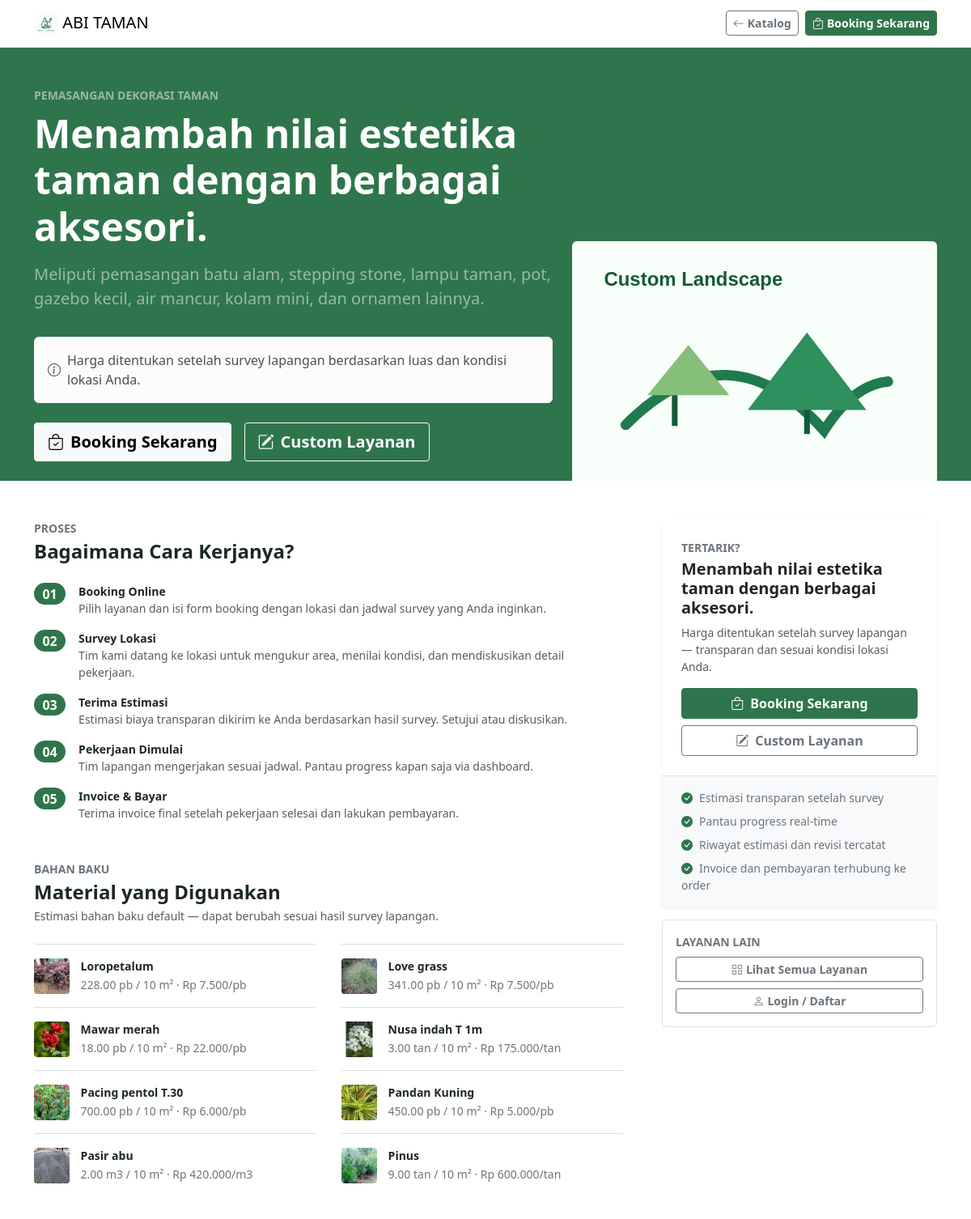
Screenshot of /service_detail.php?slug=menambah-nilai-estetika-taman-dengan-berbagai-aksesori with the database file from the repository.
### tables this page shows
CREATE TABLE `services` (
  `id` int(10) unsigned NOT NULL AUTO_INCREMENT,
  `category_id` int(10) unsigned DEFAULT NULL,
  `service_code` varchar(30) NOT NULL,
  `name` varchar(180) NOT NULL,
  `slug` varchar(200) NOT NULL,
  `short_description` varchar(255) DEFAULT NULL,
  `description` text DEFAULT NULL,
  `base_price_per_10m` bigint(20) unsigned NOT NULL DEFAULT 0,
  `base_duration_days_per_10m` int(10) unsigned NOT NULL DEFAULT 1,
  `image` varchar(255) DEFAULT NULL,
  `status` enum('active','inactive') NOT NULL DEFAULT 'active',
  `created_at` datetime NOT NULL DEFAULT current_timestamp(),
  `updated_at` datetime NOT NULL DEFAULT current_timestamp() ON UPDATE current_timestamp(),
  PRIMARY KEY (`id`),
  UNIQUE KEY `service_code` (`service_code`),
  UNIQUE KEY `slug` (`slug`),
  KEY `category_id` (`category_id`),
  CONSTRAINT `services_ibfk_1` FOREIGN KEY (`category_id`) REFERENCES `service_categories` (`id`) ON DELETE SET NULL
);

CREATE TABLE `service_categories` (
  `id` int(10) unsigned NOT NULL AUTO_INCREMENT,
  `name` varchar(150) NOT NULL,
  `slug` varchar(170) NOT NULL,
  `description` text DEFAULT NULL,
  `image` varchar(255) DEFAULT NULL,
  `status` enum('active','inactive') NOT NULL DEFAULT 'active',
  `created_at` datetime NOT NULL DEFAULT current_timestamp(),
  `updated_at` datetime NOT NULL DEFAULT current_timestamp() ON UPDATE current_timestamp(),
  PRIMARY KEY (`id`),
  UNIQUE KEY `slug` (`slug`)
);

CREATE TABLE `materials` (
  `id` int(10) unsigned NOT NULL AUTO_INCREMENT,
  `material_code` varchar(30) NOT NULL,
  `name` varchar(150) NOT NULL,
  `unit` varchar(30) NOT NULL,
  `price_per_unit` bigint(20) unsigned NOT NULL DEFAULT 0,
  `default_qty_per_10m` decimal(12,2) NOT NULL DEFAULT 0.00,
  `image` varchar(255) DEFAULT NULL,
  `status` enum('active','inactive') NOT NULL DEFAULT 'active',
  `created_at` datetime NOT NULL DEFAULT current_timestamp(),
  `updated_at` datetime NOT NULL DEFAULT current_timestamp() ON UPDATE current_timestamp(),
  PRIMARY KEY (`id`),
  UNIQUE KEY `material_code` (`material_code`)
);

### config/database.php (called while the page is built, shortened)
<?php
function db(): PDO
{
    static $pdo = null;
    if ($pdo === null) {
        $host   = $_ENV['DB_HOST'];
        $port   = $_ENV['DB_PORT'];
        $name   = $_ENV['DB_DATABASE'];
        $user   = $_ENV['DB_USERNAME'];
        $pass   = $_ENV['DB_PASSWORD'];
        $socket = trim($_ENV['DB_SOCKET'] ?? '');
        if ($socket !== '') {
            $dsn = "mysql:unix_socket={$socket};dbname={$name};charset=utf8mb4";
        } else {
            $dsn = "mysql:host={$host};port={$port};dbname={$name};charset=utf8mb4";
        }
        $options = [
            PDO::ATTR_ERRMODE            => PDO::ERRMODE_EXCEPTION,
            PDO::ATTR_DEFAULT_FETCH_MODE => PDO::FETCH_ASSOC,
            PDO::ATTR_EMULATE_PREPARES   => false,
        ];
        $pdo = new PDO($dsn, $user, $pass, $options);
    }
    return $pdo;
}
function db_query(string $sql, array $params = []): array
{
    $stmt = db()->prepare($sql);
    $stmt->execute($params);
    return $stmt->fetchAll();
}
function db_first(string $sql, array $params = []): ?array
{
    $stmt = db()->prepare($sql);
    $stmt->execute($params);
    $row = $stmt->fetch();
    return $row ?: null;
}

### data/session_helper.php (called while the page is built, shortened)
<?php
function h($value): string
{
    return htmlspecialchars((string) $value, ENT_QUOTES, 'UTF-8');
}
function format_rupiah($amount): string
{
    return 'Rp ' . number_format((float) $amount, 0, ',', '.');
}
function current_user(): ?array
{
    return isset($_SESSION['abi_user']) ? normalize_user($_SESSION['abi_user']) : null;
}
    ?>

### service_detail.php (the view, shortened to what this page needs)
<?php
require_once __DIR__ . '/data/session_helper.php';
$slug    = trim($_GET['slug'] ?? '');
$service = db_first('SELECT s.*, c.name AS category_name FROM services s LEFT JOIN service_categories c ON c.id=s.category_id WHERE s.slug=? AND s.status="active"', [$slug]);
$materials = db_query("SELECT * FROM materials WHERE status='active' ORDER BY name LIMIT 8");
$current   = current_user();
$serviceImage = trim((string) ($service['image'] ?? ''));
$serviceImagePath = $serviceImage !== '' ? __DIR__ . '/' . ltrim($serviceImage, '/') : '';
if ($serviceImagePath === '' || !is_file($serviceImagePath) || @getimagesize($serviceImagePath) === false) {
    $serviceImage = $service['slug'] === 'taman-minimalis'
        ? 'assets/img/services/taman-minimalis.svg'
        : 'assets/img/services/custom-landscape.svg';
}
?>
<!doctype html>
<html lang="id">
<head>
    <link href="https://cdn.jsdelivr.net/npm/bootstrap@5.3.3/dist/css/bootstrap.min.css" rel="stylesheet">
    <link href="https://cdn.jsdelivr.net/npm/bootstrap-icons@1.11.3/font/bootstrap-icons.css" rel="stylesheet">
    <link href="assets/css/app.css?v=<?= filemtime(__DIR__ . '/assets/css/app.css') ?>" rel="stylesheet">
</head>
<body>
    <nav class="navbar bg-body border-bottom sticky-top">
        <div class="container">
            <a class="navbar-brand" href="index.php">
                <img src="assets/img/abi-taman.png" alt="ABI Taman" width="30" height="30" class="rounded"> ABI TAMAN
            </a>
            <div class="d-flex gap-2">
                <a class="btn btn-outline-secondary btn-sm" href="catalog.php">
                    <i class="bi bi-arrow-left me-1"></i>Katalog
                </a>
                <a class="btn btn-success btn-sm" href="booking_create.php?service_id=<?= (int) $service['id'] ?>">
                    <i class="bi bi-bag-check me-1"></i>Booking Sekarang
                </a>
            </div>
        </div>
    </nav>
    <section class="bg-success text-white pt-5">
        <div class="container">
            <div class="row align-items-end g-4">
                <div class="col-lg-7 pb-4">
                    <p class="small fw-bold text-uppercase text-white-50 mb-2">
                        <?= h($service['category_name'] ?? 'Layanan') ?>
                    </p>
                    <h1 class="display-5 fw-bold mb-3">
                        <?= h($service['name']) ?>
                    </h1>
                    <p class="lead text-white-50">
                        <?= h($service['description'] ?: $service['short_description'] ?? '') ?>
                    </p>
                    <div class="alert alert-light d-inline-flex align-items-center gap-2 mt-3 mb-4">
                        <i class="bi bi-info-circle flex-shrink-0"></i>
                        Harga ditentukan setelah survey lapangan berdasarkan luas dan kondisi lokasi Anda.
                    </div>
                    <div class="d-flex gap-3 flex-wrap">
                        <a class="btn btn-light btn-lg fw-bold" href="booking_create.php?service_id=<?= (int) $service['id'] ?>">
                            <i class="bi bi-bag-check me-2"></i>Booking Sekarang
                        </a>
                        <a class="btn btn-outline-light btn-lg" href="booking_create.php?custom=1">
                            <i class="bi bi-pencil-square me-2"></i>Custom Layanan
                        </a>
                    </div>
                </div>
                <div class="col-lg-5">
                    <img src="<?= h($serviceImage) ?>" alt="<?= h($service['name']) ?>" class="img-fluid rounded-top">
                </div>
            </div>
        </div>
    </section>
    <main class="py-5">
        <div class="container">
            <div class="row g-5">
                <div class="col-lg-8">
                    <section class="mb-5">
                        <p class="small fw-bold text-uppercase text-secondary mb-1">Proses</p>
                        <h2 class="h4 fw-bold mb-4">Bagaimana Cara Kerjanya?</h2>
                        <div class="d-flex flex-column gap-3">
                            <?php
                            $steps = [
                                ['bi-bag-check',       'Booking Online',    'Pilih layanan dan isi form booking dengan lokasi dan jadwal survey yang Anda inginkan.'],
                                ['bi-calendar2-check', 'Survey Lokasi',     'Tim kami datang ke lokasi untuk mengukur area, menilai kondisi, dan mendiskusikan detail pekerjaan.'],
                                ['bi-calculator',      'Terima Estimasi',   'Estimasi biaya transparan dikirim ke Anda berdasarkan hasil survey. Setujui atau diskusikan.'],
                                ['bi-tools',           'Pekerjaan Dimulai', 'Tim lapangan mengerjakan sesuai jadwal. Pantau progress kapan saja via dashboard.'],
                                ['bi-receipt',         'Invoice & Bayar',   'Terima invoice final setelah pekerjaan selesai dan lakukan pembayaran.'],
                            ];
                            foreach ($steps as $i => [$icon, $title, $desc]):
                            ?>
                                <div class="d-flex align-items-start gap-3">
                                    <div class="badge rounded-pill text-bg-success fs-6 flex-shrink-0">
                                        <?= str_pad((string)($i+1), 2, '0', STR_PAD_LEFT) ?>
                                    </div>
                                    <div>
                                        <p class="fw-bold mb-0 small"><?= h($title) ?></p>
                                        <p class="text-muted small mb-0"><?= h($desc) ?></p>
                                    </div>
                                </div>
                            <?php endforeach; ?>
                        </div>
                    </section>
                    <?php if ($materials): ?>
                    <section>
                        <p class="small fw-bold text-uppercase text-secondary mb-1">Bahan Baku</p>
                        <h2 class="h4 fw-bold mb-1">Material yang Digunakan</h2>
                        <p class="text-muted small mb-4">Estimasi bahan baku default — dapat berubah sesuai hasil survey lapangan.</p>
                        <div class="material-list">
                            <?php foreach ($materials as $mat): ?>
                                <div class="material-item">
                                    <?php if ($mat['image']): ?>
                                        <img src="<?= h($mat['image']) ?>" alt="<?= h($mat['name']) ?>">
                                    <?php else: ?>
                                        <i class="bi bi-box-seam" aria-hidden="true"></i>
                                    <?php endif; ?>
                                    <div>
                                        <strong class="d-block small"><?= h($mat['name']) ?></strong>
                                        <span class="small text-secondary"><?= h($mat['default_qty_per_10m']) ?> <?= h($mat['unit']) ?> / 10 m²
                                            · <?= format_rupiah($mat['price_per_unit']) ?>/<?= h($mat['unit']) ?>
                                        </span>
                                    </div>
                                </div>
                            <?php endforeach; ?>
                        </div>
                    </section>
                    <?php endif; ?>
                </div>
                <div class="col-lg-4">
                    <div class="sticky-lg-top">
                        <div class="card border-0 shadow-sm overflow-hidden">
                            <div class="card-body p-4">
                                <p class="small fw-bold text-uppercase text-secondary mb-1">Tertarik?</p>
                                <h3 class="h5 fw-bold mb-2"><?= h($service['name']) ?></h3>
                                <p class="text-muted small mb-3">
                                    Harga ditentukan setelah survey lapangan — transparan dan sesuai kondisi lokasi Anda.
                                </p>
                                <a class="btn btn-success w-100 mb-2" href="booking_create.php?service_id=<?= (int) $service['id'] ?>">
                                    <i class="bi bi-bag-check me-2"></i>Booking Sekarang
                                </a>
                                <a class="btn btn-outline-secondary w-100" href="booking_create.php?custom=1">
                                    <i class="bi bi-pencil-square me-2"></i>Custom Layanan
                                </a>
                            </div>
                            <div class="card-footer bg-light border-top py-3 px-4">
                                <div class="d-flex flex-column gap-2 small text-secondary">
                                    <span><i class="bi bi-check-circle-fill text-success me-2"></i>Estimasi transparan setelah survey</span>
                                    <span><i class="bi bi-check-circle-fill text-success me-2"></i>Pantau progress real-time</span>
                                    <span><i class="bi bi-check-circle-fill text-success me-2"></i>Riwayat estimasi dan revisi tercatat</span>
                                    <span><i class="bi bi-check-circle-fill text-success me-2"></i>Invoice dan pembayaran terhubung ke order</span>
                                </div>
                            </div>
                        </div>
                        <div class="mt-3 p-3 border rounded bg-white">
                            <p class="small fw-bold text-uppercase text-secondary mb-2">Layanan Lain</p>
                            <a class="btn btn-outline-secondary btn-sm w-100 mb-2" href="catalog.php">
                                <i class="bi bi-grid me-1"></i>Lihat Semua Layanan
                            </a>
                            <?php if ($current): ?>
                                <a class="btn btn-outline-secondary btn-sm w-100" href="dashboard.php">
                                    <i class="bi bi-grid-1x2 me-1"></i>Ke Dashboard
                                </a>
                            <?php else: ?>
                                <a class="btn btn-outline-secondary btn-sm w-100" href="login.php">
                                    <i class="bi bi-person me-1"></i>Login / Daftar
                                </a>
                            <?php endif; ?>
                        </div>
                    </div>
                </div>
            </div>
        </div>
    </main>
</body>
</html>

### assets/css/app.css (style rules this page uses)
:root { --abi-forest: #173c2a; --abi-leaf: #2f754c; --abi-leaf-dark: #205d3b; --abi-soft: #eef3ef; --abi-paper: #ffffff; --abi-canvas: #f5f6f3; --abi-ink: #1c2921; --abi-muted: #667169; --abi-line: #d8dfd9; --abi-line-soft: #e8ece8; --abi-warning: #9a5f19; --abi-danger: #a3433f; --bs-primary: #2f754c; --bs-primary-rgb: 47, 117, 76; --bs-success: #2f754c; --bs-success-rgb: 47, 117, 76; }
body { color: var(--abi-ink); }
a { text-underline-offset: .2em; }
.btn { border-radius: .25rem; font-weight: 650; }
.btn-primary, .btn-success { --bs-btn-bg: var(--abi-leaf); --bs-btn-border-color: var(--abi-leaf); --bs-btn-hover-bg: var(--abi-forest); --bs-btn-hover-border-color: var(--abi-forest); --bs-btn-active-bg: var(--abi-forest); --bs-btn-active-border-color: var(--abi-forest); }
.material-list { display: grid; grid-template-columns: repeat(2, minmax(0, 1fr)); gap: 0 2rem; }
.material-item { display: grid; grid-template-columns: 2.75rem minmax(0, 1fr); gap: .85rem; align-items: center; padding: 1rem 0; border-top: 1px solid var(--abi-line); }
.material-item img { width: 2.75rem; height: 2.75rem; object-fit: cover; border-radius: .25rem; }

### rows the page displays
services: category.name "PEMASANGAN DEKORASI TAMAN", name "Menambah nilai estetika taman dengan berbagai aksesori.", description "Meliputi pemasangan batu alam, stepping stone, lampu taman, pot, gazebo kecil, air mancur, kolam mini, dan ornamen lainnya."
materials: image (picture), name "Loropetalum", default_qty_per_10m "228.00", unit "pb", price_per_unit "Rp 7.500"
materials: image (picture), name "Love grass", default_qty_per_10m "341.00", unit "pb", price_per_unit "Rp 7.500"
materials: image (picture), name "Mawar merah", default_qty_per_10m "18.00", unit "pb", price_per_unit "Rp 22.000"
materials: image (picture), name "Nusa indah T 1m", default_qty_per_10m "3.00", unit "tan", price_per_unit "Rp 175.000"
materials: image (picture), name "Pacing pentol T.30", default_qty_per_10m "700.00", unit "pb", price_per_unit "Rp 6.000"
materials: image (picture), name "Pandan Kuning", default_qty_per_10m "450.00", unit "pb", price_per_unit "Rp 5.000"
materials: image (picture), name "Pasir abu", default_qty_per_10m "2.00", unit "m3", price_per_unit "Rp 420.000"
materials: image (picture), name "Pinus", default_qty_per_10m "9.00", unit "tan", price_per_unit "Rp 600.000"

### other values shown
str_pad((string)($i+1), 2, '0', STR_PAD_LEFT) "01"
$title "Booking Online"
$desc "Pilih layanan dan isi form booking dengan lokasi dan jadwal survey yang Anda inginkan."
str_pad((string)($i+1), 2, '0', STR_PAD_LEFT) "02"
$title "Survey Lokasi"
$desc "Tim kami datang ke lokasi untuk mengukur area, menilai kondisi, dan mendiskusikan detail pekerjaan."
str_pad((string)($i+1), 2, '0', STR_PAD_LEFT) "03"
$title "Terima Estimasi"
$desc "Estimasi biaya transparan dikirim ke Anda berdasarkan hasil survey. Setujui atau diskusikan."
str_pad((string)($i+1), 2, '0', STR_PAD_LEFT) "04"
$title "Pekerjaan Dimulai"
$desc "Tim lapangan mengerjakan sesuai jadwal. Pantau progress kapan saja via dashboard."
str_pad((string)($i+1), 2, '0', STR_PAD_LEFT) "05"
$title "Invoice & Bayar"
$desc "Terima invoice final setelah pekerjaan selesai dan lakukan pembayaran."
